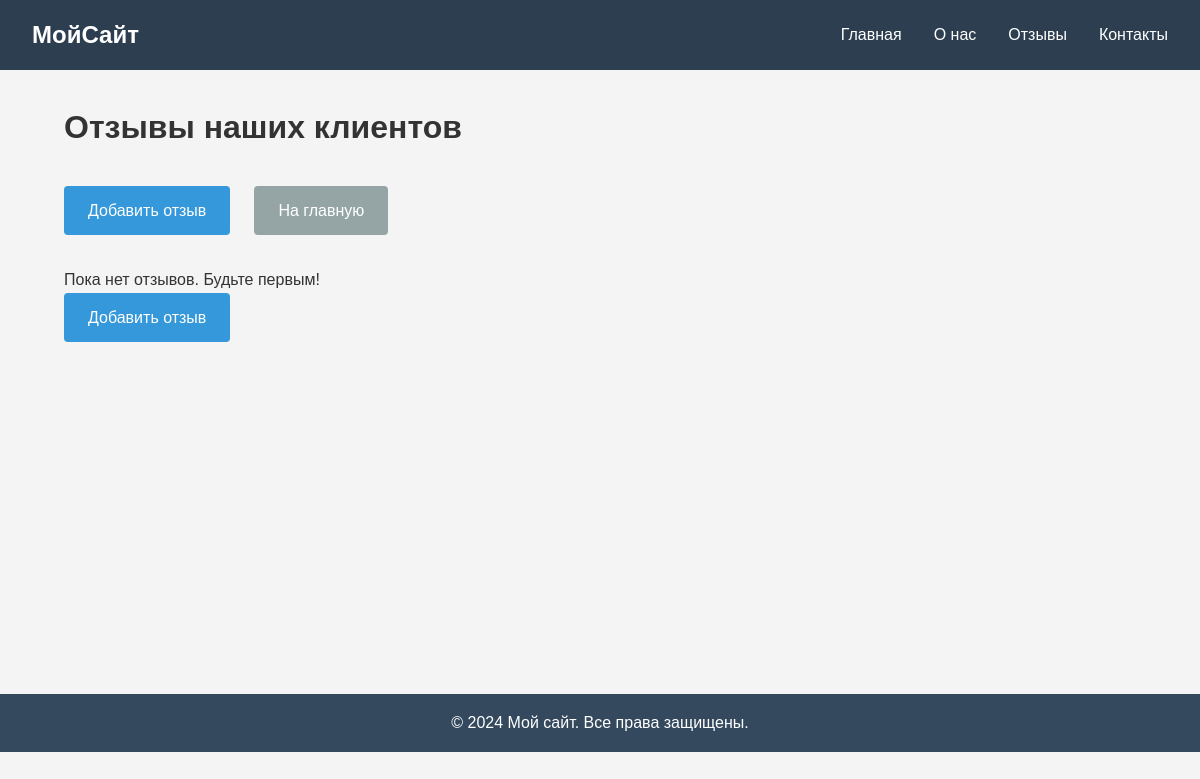
The page /reviews/ on the database as committed earlier.
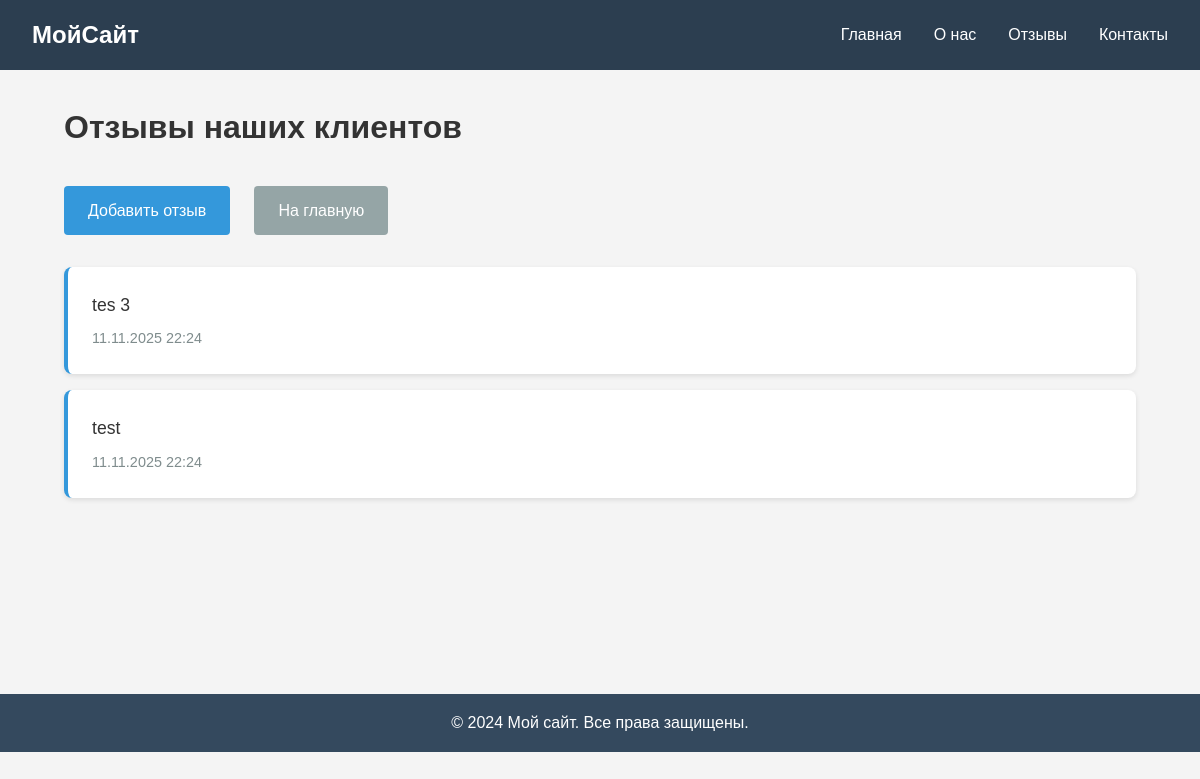
The same page on the database as committed later.
### pages/models.py (models this page shows, shortened)
class Review(models.Model):
    text = models.TextField('Текст отзыва', max_length=1000)
    created_date = models.DateTimeField('Дата создания', default=timezone.now)
    is_published = models.BooleanField('Опубликован', default=True)
    class Meta:
        verbose_name = 'Отзыв'
        verbose_name_plural = 'Отзывы'
        ordering = ['-created_date']

### pages/views.py (the view)
# urls.py: path('reviews/', views.reviews_page, name='reviews'),
def reviews_page(request):
    all_reviews = Review.objects.filter(is_published=True)
    return render(request, 'pages/reviews.html', {'all_reviews': all_reviews})

### pages/templates/pages/reviews.html (shortened to what this page needs)
{% extends 'base.html' %}
{% block content %}
<div class="container">
    <h1>Отзывы наших клиентов</h1>
    <div class="reviews-header">
        <a href="{% url 'add_review' %}" class="btn btn-primary">Добавить отзыв</a>
        <a href="{% url 'home' %}" class="btn btn-secondary">На главную</a>
    </div>
    {% if all_reviews %}
        <div class="reviews-list">
            {% for review in all_reviews %}
                <div class="review-card">
                    <div class="review-text">{{ review.text }}</div>
                    <div class="review-date">
                        {{ review.created_date|date:"d.m.Y H:i" }}
                    </div>
                </div>
            {% endfor %}
        </div>
    {% else %}
        <div class="no-reviews">
            <p>Пока нет отзывов. Будьте первым!</p>
            <a href="{% url 'add_review' %}" class="btn btn-primary">Добавить отзыв</a>
        </div>
    {% endif %}
</div>
{% endblock %}

Rows that differ between the two databases and show on the page:
added Review: text "tes 3", created_date "11.11.2025 22:24"
added Review: text "test", created_date "11.11.2025 22:24"
Other text that changed with them:
text no longer shown: "Пока нет отзывов. Будьте первым! Добавить отзыв"
